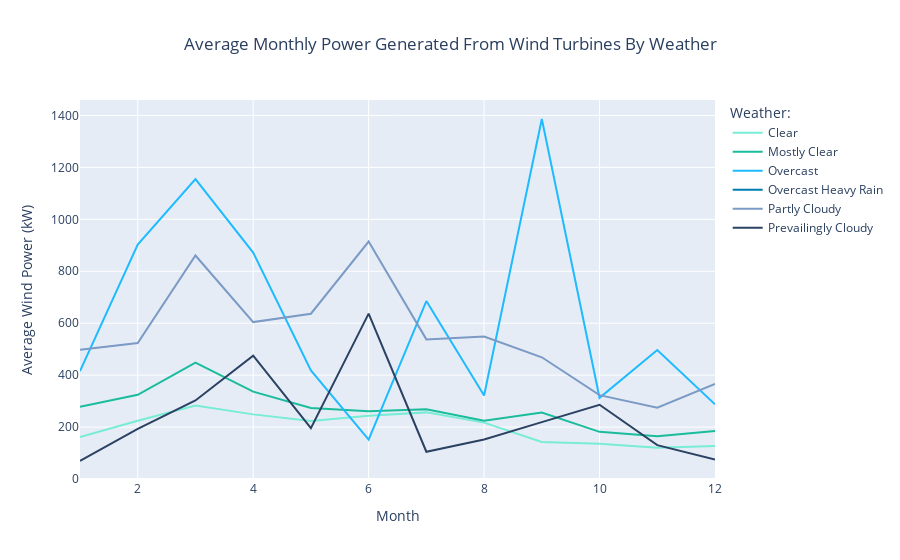

Source (notebook cell):
### Markdown cell above
Cities that generated the highest wind energy are: Baha, Jawf and Eastern Province , And cities that generated the lowest wind energy are: Madina, Assir and Riyadh.

### Code cell
# The lines colors for our plot
line_colors = ['#78ecd5', '#1abc9c', '#1ebbff','#007cb2', '#7b9ac5', '#2b4263']

# Find the average wind power of every month for each weather category
data = df.groupby(['weather_category','month'])['Power_Output_kW'].mean()
fig = px.line(data, 
              x = data.index.get_level_values('month'), 
              y = data.values,
              color=data.index.get_level_values('weather_category'),
              color_discrete_sequence=line_colors,
              title="Average Monthly Power Generated From Wind Turbines By Weather",
             labels=dict(x="Month", y="Average Wind Power (kW)", color="Weather:"))
fig.update(layout=dict(title=dict(x=0.5)))
fig.show();

### Figure 1 — Plotly figure (JSON) as saved in the notebook; plotly's stock layout.template omitted (floating-point values rounded to 4 significant figures)
{"data": [{"hovertemplate": "Weather:=Clear<br>Month=%{x}<br>Average Wind Power (kW)=%{y}<extra></extra>", "legendgroup": "Clear", "line": {"color": "#78ecd5", "dash": "solid"}, "mode": "lines", "name": "Clear", "orientation": "v", "showlegend": true, "type": "scatter", "x": [1, 2, 3, 4, 5, 6, 7, 8, 9, 10, 11, 12], "xaxis": "x", "y": [161.4, 224.1, 283.0, 249.0, 223.4, 243.5, 256.7, 217.2, 142.4, 135.5, 120.1, 127.4], "yaxis": "y"}, {"hovertemplate": "Weather:=Mostly Clear<br>Month=%{x}<br>Average Wind Power (kW)=%{y}<extra></extra>", "legendgroup": "Mostly Clear", "line": {"color": "#1abc9c", "dash": "solid"}, "mode": "lines", "name": "Mostly Clear", "orientation": "v", "showlegend": true, "type": "scatter", "x": [1, 2, 3, 4, 5, 6, 7, 8, 9, 10, 11, 12], "xaxis": "x", "y": [278.6, 324.5, 448.0, 336.5, 273.2, 261.3, 268.4, 224.3, 256.0, 181.7, 164.8, 185.1], "yaxis": "y"}, {"hovertemplate": "Weather:=Overcast<br>Month=%{x}<br>Average Wind Power (kW)=%{y}<extra></extra>", "legendgroup": "Overcast", "line": {"color": "#1ebbff", "dash": "solid"}, "mode": "lines", "name": "Overcast", "orientation": "v", "showlegend": true, "type": "scatter", "x": [1, 2, 3, 4, 5, 6, 7, 8, 9, 10, 11, 12], "xaxis": "x", "y": [415.2, 903.1, 1155.0, 871.8, 418.3, 152.1, 685.2, 321.7, 1386.0, 312.7, 496.9, 287.5], "yaxis": "y"}, {"hovertemplate": "Weather:=Overcast Heavy Rain<br>Month=%{x}<br>Average Wind Power (kW)=%{y}<extra></extra>", "legendgroup": "Overcast Heavy Rain", "line": {"color": "#007cb2", "dash": "solid"}, "mode": "lines", "name": "Overcast Heavy Rain", "orientation": "v", "showlegend": true, "type": "scatter", "x": [2], "xaxis": "x", "y": [141.5], "yaxis": "y"}, {"hovertemplate": "Weather:=Partly Cloudy<br>Month=%{x}<br>Average Wind Power (kW)=%{y}<extra></extra>", "legendgroup": "Partly Cloudy", "line": {"color": "#7b9ac5", "dash": "solid"}, "mode": "lines", "name": "Partly Cloudy", "orientation": "v", "showlegend": true, "type": "scatter", "x": [1, 2, 3, 4, 5, 6, 7, 8, 9, 10, 11, 12], "xaxis": "x", "y": [497.9, 523.7, 860.7, 604.4, 636.6, 914.4, 537.7, 548.6, 468.8, 322.9, 274.4, 366.3], "yaxis": "y"}, {"hovertemplate": "Weather:=Prevailingly Cloudy<br>Month=%{x}<br>Average Wind Power (kW)=%{y}<extra></extra>", "legendgroup": "Prevailingly Cloudy", "line": {"color": "#2b4263", "dash": "solid"}, "mode": "lines", "name": "Prevailingly Cloudy", "orientation": "v", "showlegend": true, "type": "scatter", "x": [1, 2, 3, 4, 5, 6, 7, 8, 9, 10, 11, 12], "xaxis": "x", "y": [69.45, 193.5, 302.6, 475.1, 195.8, 636.9, 105.0, 152.1, 219.1, 286.1, 130.5, 75.56], "yaxis": "y"}], "layout": {"legend": {"title": {"text": "Weather:"}, "tracegroupgap": 0}, "title": {"text": "Average Monthly Power Generated From Wind Turbines By Weather", "x": 0.5}, "xaxis": {"anchor": "y", "domain": [0, 1], "title": {"text": "Month"}}, "yaxis": {"anchor": "x", "domain": [0, 1], "title": {"text": "Average Wind Power (kW)"}}}}
